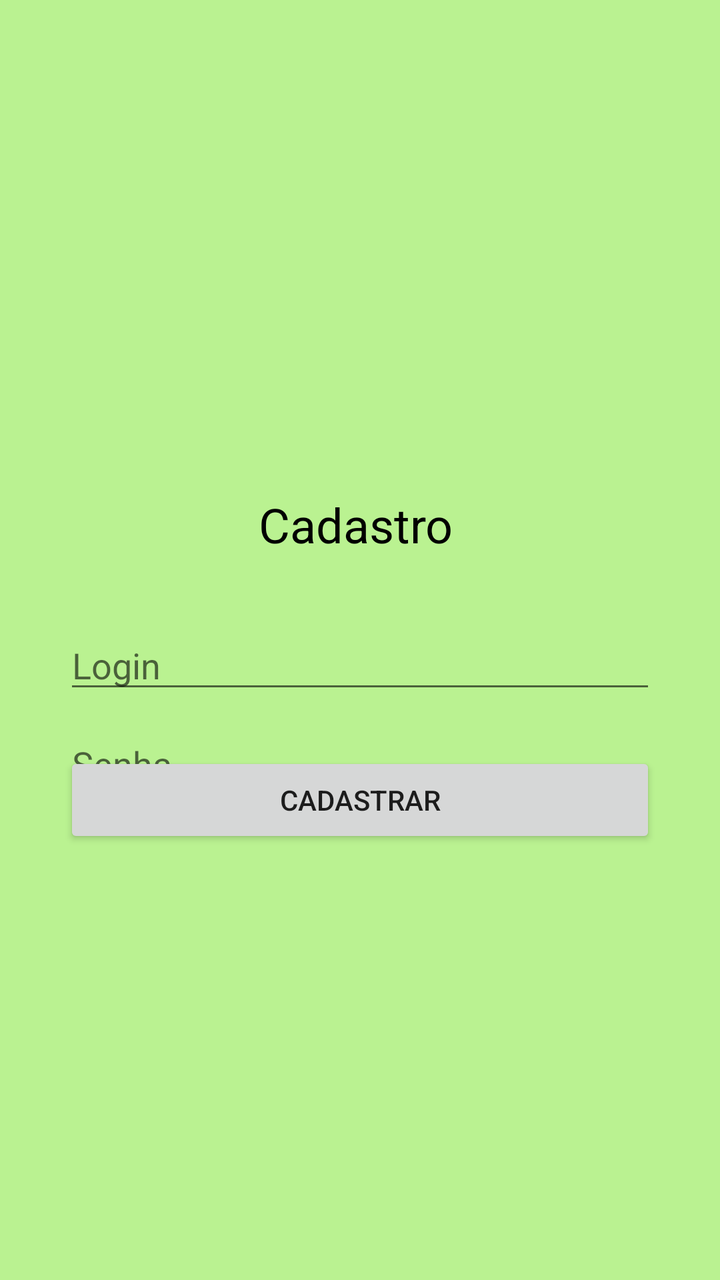
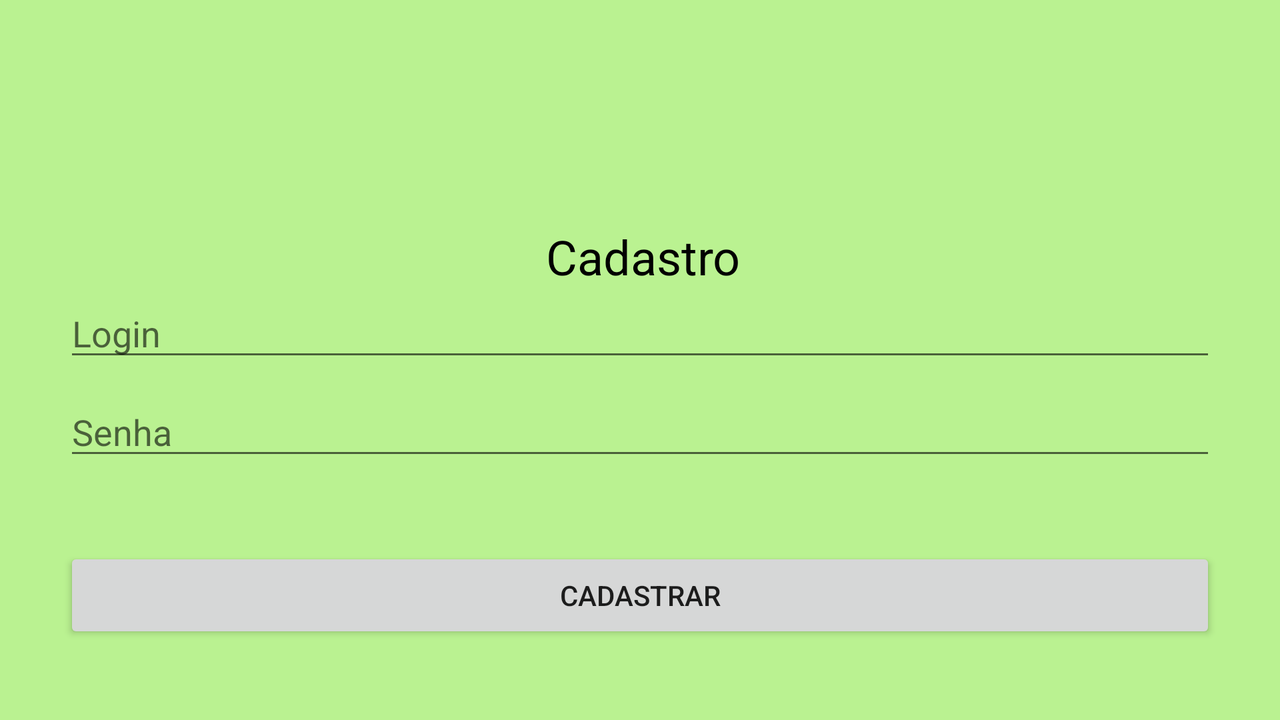

Compare how this app lays out the same screen by default and in its alternative resource folder. The renders come first, then the two layout files and the values they reference.
<!-- AndroidManifest.xml: application theme AppTheme -->
<!-- res/layout/activity_cadastro.xml -->
<?xml version="1.0" encoding="utf-8"?>
<androidx.constraintlayout.widget.ConstraintLayout xmlns:android="http://schemas.android.com/apk/res/android"
    xmlns:app="http://schemas.android.com/apk/res-auto"
    xmlns:tools="http://schemas.android.com/tools"
    android:layout_width="match_parent"
    android:layout_height="match_parent"
    android:background="#BAF291"
    tools:context=".activity.CadastroActivity">

    <TextView
        android:id="@+id/tvMensagem2"
        android:layout_width="wrap_content"
        android:layout_height="0dp"
        android:layout_marginStart="16dp"
        android:layout_marginLeft="16dp"
        android:layout_marginTop="16dp"
        android:hint="@string/str_hint_bemvindo"
        android:text="Cadastro"
        android:textColor="#000000"
        android:textColorHint="#000000"
        android:textSize="24sp"
        app:layout_constraintEnd_toEndOf="parent"
        app:layout_constraintHorizontal_bias="0.513"
        app:layout_constraintStart_toStartOf="parent"
        app:layout_constraintTop_toBottomOf="@+id/imvLogo3" />

    <ImageView
        android:id="@+id/imvLogo3"
        android:layout_width="80dp"
        android:layout_height="80dp"
        android:layout_marginTop="150dp"
        android:contentDescription="wtf"
        app:layout_constraintEnd_toEndOf="parent"
        app:layout_constraintStart_toStartOf="parent"
        app:layout_constraintTop_toTopOf="parent"
        app:srcCompat="@drawable/logo" />

    <EditText
        android:id="@+id/editTextTextPersonName3"
        android:layout_width="0dp"
        android:layout_height="wrap_content"
        android:layout_marginStart="32dp"
        android:layout_marginLeft="32dp"
        android:layout_marginTop="32dp"
        android:layout_marginEnd="32dp"
        android:layout_marginRight="32dp"
        android:ems="10"
        android:hint="Login"
        android:inputType="textPersonName"
        app:layout_constraintEnd_toEndOf="parent"
        app:layout_constraintStart_toStartOf="parent"
        app:layout_constraintTop_toBottomOf="@+id/tvMensagem2" />

    <EditText
        android:id="@+id/editTextTextPersonName4"
        android:layout_width="0dp"
        android:layout_height="wrap_content"
        android:layout_marginStart="32dp"
        android:layout_marginLeft="32dp"
        android:layout_marginTop="8dp"
        android:layout_marginEnd="32dp"
        android:layout_marginRight="32dp"
        android:ems="10"
        android:hint="Senha"
        android:inputType="textPersonName"
        app:layout_constraintEnd_toEndOf="parent"
        app:layout_constraintStart_toStartOf="parent"
        app:layout_constraintTop_toBottomOf="@+id/editTextTextPersonName3" />

    <Button
        android:id="@+id/button"
        android:layout_width="0dp"
        android:layout_height="wrap_content"
        android:layout_marginStart="32dp"
        android:layout_marginLeft="32dp"
        android:layout_marginEnd="32dp"
        android:layout_marginRight="32dp"
        android:layout_marginBottom="216dp"
        android:text="Cadastrar"
        app:layout_constraintBottom_toBottomOf="parent"
        app:layout_constraintEnd_toEndOf="parent"
        app:layout_constraintStart_toStartOf="parent" />
</androidx.constraintlayout.widget.ConstraintLayout>
<!-- resources referenced by this layout -->
<resources>
  <!-- drawable logo: jpg bitmap (drawable, 35205 bytes) -->
  <string name="str_hint_bemvindo">Bem Vindo!</string>
  <style name="AppTheme" parent="Base.Theme.AppCompat.Light.DarkActionBar">
          
          <item name="colorPrimary">#8ECC6D</item>
          <item name="colorPrimaryDark">#8ECC6D</item>
          <item name="colorAccent">@color/colorAccent</item>
      </style>
  <color name="colorAccent">#03DAC5</color>
</resources>
<!-- res/layout-land/activity_cadastro.xml (the repository's variant of the layout above) -->
<!-- drawn on the phone turned sideways -->
<?xml version="1.0" encoding="utf-8"?>
<androidx.constraintlayout.widget.ConstraintLayout xmlns:android="http://schemas.android.com/apk/res/android"
    xmlns:app="http://schemas.android.com/apk/res-auto"
    xmlns:tools="http://schemas.android.com/tools"
    android:layout_width="match_parent"
    android:layout_height="match_parent"
    android:background="#BAF291"
    tools:context=".activity.CadastroActivity">

    <TextView
        android:id="@+id/tvMensagem2"
        android:layout_width="wrap_content"
        android:layout_height="0dp"
        android:layout_marginStart="16dp"
        android:layout_marginLeft="16dp"
        android:layout_marginTop="16dp"
        android:hint="@string/str_hint_bemvindo"
        android:text="Cadastro"
        android:textColor="#000000"
        android:textColorHint="#000000"
        android:textSize="24sp"
        app:layout_constraintEnd_toEndOf="parent"
        app:layout_constraintHorizontal_bias="0.513"
        app:layout_constraintStart_toStartOf="parent"
        app:layout_constraintTop_toBottomOf="@+id/imvLogo3" />

    <ImageView
        android:id="@+id/imvLogo3"
        android:layout_width="80dp"
        android:layout_height="80dp"
        android:layout_marginTop="16dp"
        android:contentDescription="wtf"
        app:layout_constraintEnd_toEndOf="parent"
        app:layout_constraintStart_toStartOf="parent"
        app:layout_constraintTop_toTopOf="parent"
        app:srcCompat="@drawable/logo" />

    <EditText
        android:id="@+id/etNovoLogin"
        android:layout_width="0dp"
        android:layout_height="wrap_content"
        android:layout_marginStart="32dp"
        android:layout_marginLeft="32dp"
        android:layout_marginEnd="32dp"
        android:layout_marginRight="32dp"
        android:ems="10"
        android:hint="Login"
        android:inputType="textPersonName"
        app:layout_constraintEnd_toEndOf="parent"
        app:layout_constraintStart_toStartOf="parent"
        app:layout_constraintTop_toBottomOf="@+id/tvMensagem2" />

    <EditText
        android:id="@+id/etNovaSenha"
        android:layout_width="0dp"
        android:layout_height="wrap_content"
        android:layout_marginStart="32dp"
        android:layout_marginLeft="32dp"
        android:layout_marginTop="8dp"
        android:layout_marginEnd="32dp"
        android:layout_marginRight="32dp"
        android:ems="10"
        android:hint="Senha"
        android:inputType="textPersonName"
        app:layout_constraintEnd_toEndOf="parent"
        app:layout_constraintStart_toStartOf="parent"
        app:layout_constraintTop_toBottomOf="@+id/etNovoLogin" />

    <Button
        android:id="@+id/btnRegistrar"
        android:layout_width="0dp"
        android:layout_height="wrap_content"
        android:layout_marginStart="32dp"
        android:layout_marginLeft="32dp"
        android:layout_marginEnd="32dp"
        android:layout_marginRight="32dp"
        android:text="Cadastrar"
        app:layout_constraintBottom_toBottomOf="parent"
        app:layout_constraintEnd_toEndOf="parent"
        app:layout_constraintStart_toStartOf="parent"
        app:layout_constraintTop_toBottomOf="@+id/etNovaSenha" />
</androidx.constraintlayout.widget.ConstraintLayout>
